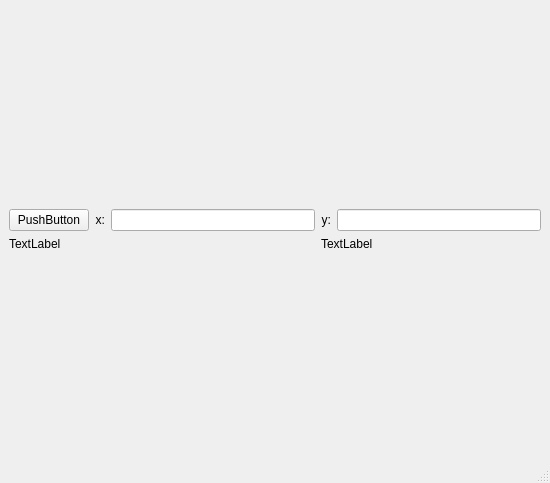
<?xml version="1.0" encoding="UTF-8"?>
<ui version="4.0">
 <class>MainWindow</class>
 <widget class="QMainWindow" name="MainWindow">
  <property name="geometry">
   <rect>
    <x>0</x>
    <y>0</y>
    <width>550</width>
    <height>483</height>
   </rect>
  </property>
  <property name="windowTitle">
   <string>MainWindow</string>
  </property>
  <widget class="QWidget" name="centralwidget">
   <layout class="QGridLayout" name="gridLayout">
    <item row="0" column="0">
     <layout class="QGridLayout" name="mainlayout">
      <item row="0" column="1">
       <widget class="QLabel" name="x">
        <property name="text">
         <string>x:</string>
        </property>
        <property name="alignment">
         <set>Qt::AlignRight|Qt::AlignTrailing|Qt::AlignVCenter</set>
        </property>
       </widget>
      </item>
      <item row="0" column="4">
       <widget class="QLineEdit" name="lineEdit_2"/>
      </item>
      <item row="1" column="0" colspan="5">
       <layout class="QVBoxLayout" name="verticalLayout"/>
      </item>
      <item row="0" column="2">
       <widget class="QLineEdit" name="lineEdit"/>
      </item>
      <item row="0" column="0">
       <widget class="QPushButton" name="pushButton">
        <property name="text">
         <string>PushButton</string>
        </property>
       </widget>
      </item>
      <item row="0" column="3">
       <widget class="QLabel" name="y">
        <property name="text">
         <string>y:</string>
        </property>
        <property name="alignment">
         <set>Qt::AlignRight|Qt::AlignTrailing|Qt::AlignVCenter</set>
        </property>
       </widget>
      </item>
      <item row="2" column="0" colspan="3">
       <widget class="QLabel" name="label">
        <property name="sizePolicy">
         <sizepolicy hsizetype="Preferred" vsizetype="Fixed">
          <horstretch>0</horstretch>
          <verstretch>0</verstretch>
         </sizepolicy>
        </property>
        <property name="text">
         <string>TextLabel</string>
        </property>
        <property name="alignment">
         <set>Qt::AlignBottom|Qt::AlignLeading|Qt::AlignLeft</set>
        </property>
       </widget>
      </item>
      <item row="2" column="3" colspan="2">
       <widget class="QLabel" name="label_2">
        <property name="text">
         <string>TextLabel</string>
        </property>
       </widget>
      </item>
     </layout>
    </item>
   </layout>
  </widget>
  <widget class="QMenuBar" name="menubar">
   <property name="geometry">
    <rect>
     <x>0</x>
     <y>0</y>
     <width>550</width>
     <height>25</height>
    </rect>
   </property>
  </widget>
  <widget class="QStatusBar" name="statusbar"/>
 </widget>
 <resources/>
 <connections/>
</ui>
